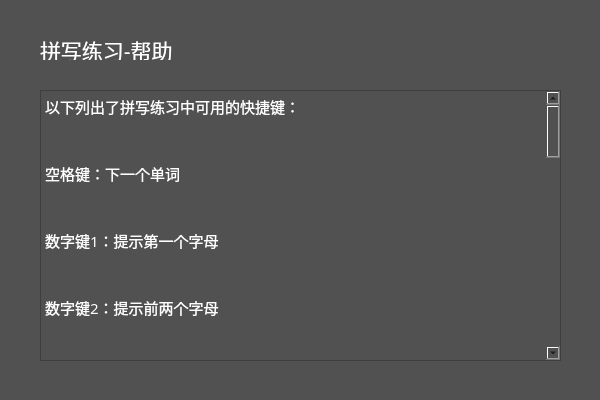
<?xml version="1.0" encoding="UTF-8"?>
<ui version="4.0">
 <class>SpellHelp</class>
 <widget class="QDialog" name="SpellHelp">
  <property name="geometry">
   <rect>
    <x>0</x>
    <y>0</y>
    <width>600</width>
    <height>400</height>
   </rect>
  </property>
  <property name="font">
   <font>
    <family>Arial</family>
   </font>
  </property>
  <property name="windowTitle">
   <string>Dialog</string>
  </property>
  <property name="styleSheet">
   <string notr="true">background-color: rgb(81, 81, 81);</string>
  </property>
  <widget class="QTextBrowser" name="textBrowser">
   <property name="geometry">
    <rect>
     <x>40</x>
     <y>90</y>
     <width>521</width>
     <height>271</height>
    </rect>
   </property>
   <property name="font">
    <font>
     <family>等线</family>
     <pointsize>12</pointsize>
    </font>
   </property>
   <property name="styleSheet">
    <string notr="true">color: rgb(255, 255, 255);</string>
   </property>
   <property name="html">
    <string>&lt;!DOCTYPE HTML PUBLIC &quot;-//W3C//DTD HTML 4.0//EN&quot; &quot;http://www.w3.org/TR/REC-html40/strict.dtd&quot;&gt;
&lt;html&gt;&lt;head&gt;&lt;meta name=&quot;qrichtext&quot; content=&quot;1&quot; /&gt;&lt;style type=&quot;text/css&quot;&gt;
p, li { white-space: pre-wrap; }
&lt;/style&gt;&lt;/head&gt;&lt;body style=&quot; font-family:'等线'; font-size:12pt; font-weight:400; font-style:normal;&quot;&gt;
&lt;p style=&quot; margin-top:0px; margin-bottom:0px; margin-left:0px; margin-right:0px; -qt-block-indent:0; text-indent:0px;&quot;&gt;&lt;span style=&quot; font-size:11pt;&quot;&gt;以下列出了拼写练习中可用的快捷键：&lt;/span&gt;&lt;/p&gt;
&lt;p style=&quot;-qt-paragraph-type:empty; margin-top:0px; margin-bottom:0px; margin-left:0px; margin-right:0px; -qt-block-indent:0; text-indent:0px; font-size:11pt;&quot;&gt;&lt;br /&gt;&lt;/p&gt;
&lt;p style=&quot;-qt-paragraph-type:empty; margin-top:0px; margin-bottom:0px; margin-left:0px; margin-right:0px; -qt-block-indent:0; text-indent:0px; font-size:11pt;&quot;&gt;&lt;br /&gt;&lt;/p&gt;
&lt;p style=&quot; margin-top:0px; margin-bottom:0px; margin-left:0px; margin-right:0px; -qt-block-indent:0; text-indent:0px;&quot;&gt;&lt;span style=&quot; font-size:11pt;&quot;&gt;空格键：下一个单词&lt;/span&gt;&lt;/p&gt;
&lt;p style=&quot;-qt-paragraph-type:empty; margin-top:0px; margin-bottom:0px; margin-left:0px; margin-right:0px; -qt-block-indent:0; text-indent:0px; font-size:11pt;&quot;&gt;&lt;br /&gt;&lt;/p&gt;
&lt;p style=&quot;-qt-paragraph-type:empty; margin-top:0px; margin-bottom:0px; margin-left:0px; margin-right:0px; -qt-block-indent:0; text-indent:0px; font-size:11pt;&quot;&gt;&lt;br /&gt;&lt;/p&gt;
&lt;p style=&quot; margin-top:0px; margin-bottom:0px; margin-left:0px; margin-right:0px; -qt-block-indent:0; text-indent:0px;&quot;&gt;&lt;span style=&quot; font-size:11pt;&quot;&gt;数字键1：提示第一个字母&lt;/span&gt;&lt;/p&gt;
&lt;p style=&quot;-qt-paragraph-type:empty; margin-top:0px; margin-bottom:0px; margin-left:0px; margin-right:0px; -qt-block-indent:0; text-indent:0px; font-size:11pt;&quot;&gt;&lt;br /&gt;&lt;/p&gt;
&lt;p style=&quot;-qt-paragraph-type:empty; margin-top:0px; margin-bottom:0px; margin-left:0px; margin-right:0px; -qt-block-indent:0; text-indent:0px; font-size:11pt;&quot;&gt;&lt;br /&gt;&lt;/p&gt;
&lt;p style=&quot; margin-top:0px; margin-bottom:0px; margin-left:0px; margin-right:0px; -qt-block-indent:0; text-indent:0px;&quot;&gt;&lt;span style=&quot; font-size:11pt;&quot;&gt;数字键2：提示前两个字母&lt;/span&gt;&lt;/p&gt;
&lt;p style=&quot;-qt-paragraph-type:empty; margin-top:0px; margin-bottom:0px; margin-left:0px; margin-right:0px; -qt-block-indent:0; text-indent:0px; font-size:11pt;&quot;&gt;&lt;br /&gt;&lt;/p&gt;
&lt;p style=&quot;-qt-paragraph-type:empty; margin-top:0px; margin-bottom:0px; margin-left:0px; margin-right:0px; -qt-block-indent:0; text-indent:0px; font-size:11pt;&quot;&gt;&lt;br /&gt;&lt;/p&gt;
&lt;p style=&quot; margin-top:0px; margin-bottom:0px; margin-left:0px; margin-right:0px; -qt-block-indent:0; text-indent:0px;&quot;&gt;&lt;span style=&quot; font-size:11pt;&quot;&gt;数字键3：提示单词语音&lt;/span&gt;&lt;/p&gt;
&lt;p style=&quot;-qt-paragraph-type:empty; margin-top:0px; margin-bottom:0px; margin-left:0px; margin-right:0px; -qt-block-indent:0; text-indent:0px; font-size:11pt;&quot;&gt;&lt;br /&gt;&lt;/p&gt;
&lt;p style=&quot;-qt-paragraph-type:empty; margin-top:0px; margin-bottom:0px; margin-left:0px; margin-right:0px; -qt-block-indent:0; text-indent:0px; font-size:11pt;&quot;&gt;&lt;br /&gt;&lt;/p&gt;
&lt;p style=&quot; margin-top:0px; margin-bottom:0px; margin-left:0px; margin-right:0px; -qt-block-indent:0; text-indent:0px;&quot;&gt;&lt;span style=&quot; font-size:11pt;&quot;&gt;数字键4：提示完整答案&lt;/span&gt;&lt;/p&gt;
&lt;p style=&quot;-qt-paragraph-type:empty; margin-top:0px; margin-bottom:0px; margin-left:0px; margin-right:0px; -qt-block-indent:0; text-indent:0px; font-size:11pt;&quot;&gt;&lt;br /&gt;&lt;/p&gt;
&lt;p style=&quot;-qt-paragraph-type:empty; margin-top:0px; margin-bottom:0px; margin-left:0px; margin-right:0px; -qt-block-indent:0; text-indent:0px; font-size:11pt;&quot;&gt;&lt;br /&gt;&lt;/p&gt;
&lt;p style=&quot; margin-top:0px; margin-bottom:0px; margin-left:0px; margin-right:0px; -qt-block-indent:0; text-indent:0px;&quot;&gt;&lt;span style=&quot; font-size:11pt;&quot;&gt;数字键5：隐藏提示&lt;/span&gt;&lt;/p&gt;
&lt;p style=&quot;-qt-paragraph-type:empty; margin-top:0px; margin-bottom:0px; margin-left:0px; margin-right:0px; -qt-block-indent:0; text-indent:0px; font-size:11pt;&quot;&gt;&lt;br /&gt;&lt;/p&gt;
&lt;p style=&quot;-qt-paragraph-type:empty; margin-top:0px; margin-bottom:0px; margin-left:0px; margin-right:0px; -qt-block-indent:0; text-indent:0px; font-size:11pt;&quot;&gt;&lt;br /&gt;&lt;/p&gt;
&lt;p style=&quot; margin-top:0px; margin-bottom:0px; margin-left:0px; margin-right:0px; -qt-block-indent:0; text-indent:0px;&quot;&gt;&lt;span style=&quot; font-size:11pt;&quot;&gt;数字键0：标记当前单词&lt;/span&gt;&lt;/p&gt;
&lt;p style=&quot;-qt-paragraph-type:empty; margin-top:0px; margin-bottom:0px; margin-left:0px; margin-right:0px; -qt-block-indent:0; text-indent:0px; font-size:11pt;&quot;&gt;&lt;br /&gt;&lt;/p&gt;
&lt;p style=&quot;-qt-paragraph-type:empty; margin-top:0px; margin-bottom:0px; margin-left:0px; margin-right:0px; -qt-block-indent:0; text-indent:0px; font-size:11pt;&quot;&gt;&lt;br /&gt;&lt;/p&gt;
&lt;p style=&quot;-qt-paragraph-type:empty; margin-top:0px; margin-bottom:0px; margin-left:0px; margin-right:0px; -qt-block-indent:0; text-indent:0px; font-size:11pt;&quot;&gt;&lt;br /&gt;&lt;/p&gt;
&lt;p style=&quot; margin-top:0px; margin-bottom:0px; margin-left:0px; margin-right:0px; -qt-block-indent:0; text-indent:0px;&quot;&gt;&lt;span style=&quot; font-size:11pt;&quot;&gt;以下列出了统计页面中的分类标准：&lt;/span&gt;&lt;/p&gt;
&lt;p style=&quot;-qt-paragraph-type:empty; margin-top:0px; margin-bottom:0px; margin-left:0px; margin-right:0px; -qt-block-indent:0; text-indent:0px; font-size:11pt;&quot;&gt;&lt;br /&gt;&lt;/p&gt;
&lt;p style=&quot;-qt-paragraph-type:empty; margin-top:0px; margin-bottom:0px; margin-left:0px; margin-right:0px; -qt-block-indent:0; text-indent:0px; font-size:11pt;&quot;&gt;&lt;br /&gt;&lt;/p&gt;
&lt;p style=&quot; margin-top:0px; margin-bottom:0px; margin-left:0px; margin-right:0px; -qt-block-indent:0; text-indent:0px;&quot;&gt;&lt;span style=&quot; font-size:11pt;&quot;&gt;正确：题目回答正确&lt;/span&gt;&lt;/p&gt;
&lt;p style=&quot;-qt-paragraph-type:empty; margin-top:0px; margin-bottom:0px; margin-left:0px; margin-right:0px; -qt-block-indent:0; text-indent:0px; font-size:11pt;&quot;&gt;&lt;br /&gt;&lt;/p&gt;
&lt;p style=&quot;-qt-paragraph-type:empty; margin-top:0px; margin-bottom:0px; margin-left:0px; margin-right:0px; -qt-block-indent:0; text-indent:0px; font-size:11pt;&quot;&gt;&lt;br /&gt;&lt;/p&gt;
&lt;p style=&quot; margin-top:0px; margin-bottom:0px; margin-left:0px; margin-right:0px; -qt-block-indent:0; text-indent:0px;&quot;&gt;&lt;span style=&quot; font-size:11pt;&quot;&gt;标记：题目被手动标记&lt;/span&gt;&lt;/p&gt;
&lt;p style=&quot;-qt-paragraph-type:empty; margin-top:0px; margin-bottom:0px; margin-left:0px; margin-right:0px; -qt-block-indent:0; text-indent:0px; font-size:11pt;&quot;&gt;&lt;br /&gt;&lt;/p&gt;
&lt;p style=&quot;-qt-paragraph-type:empty; margin-top:0px; margin-bottom:0px; margin-left:0px; margin-right:0px; -qt-block-indent:0; text-indent:0px; font-size:11pt;&quot;&gt;&lt;br /&gt;&lt;/p&gt;
&lt;p style=&quot; margin-top:0px; margin-bottom:0px; margin-left:0px; margin-right:0px; -qt-block-indent:0; text-indent:0px;&quot;&gt;&lt;span style=&quot; font-size:11pt;&quot;&gt;提示：题目使用了提示字母或语音&lt;/span&gt;&lt;/p&gt;
&lt;p style=&quot;-qt-paragraph-type:empty; margin-top:0px; margin-bottom:0px; margin-left:0px; margin-right:0px; -qt-block-indent:0; text-indent:0px; font-size:11pt;&quot;&gt;&lt;br /&gt;&lt;/p&gt;
&lt;p style=&quot;-qt-paragraph-type:empty; margin-top:0px; margin-bottom:0px; margin-left:0px; margin-right:0px; -qt-block-indent:0; text-indent:0px; font-size:11pt;&quot;&gt;&lt;br /&gt;&lt;/p&gt;
&lt;p style=&quot; margin-top:0px; margin-bottom:0px; margin-left:0px; margin-right:0px; -qt-block-indent:0; text-indent:0px;&quot;&gt;&lt;span style=&quot; font-size:11pt;&quot;&gt;错误：题目使用了提示完整答案&lt;/span&gt;&lt;/p&gt;
&lt;p style=&quot;-qt-paragraph-type:empty; margin-top:0px; margin-bottom:0px; margin-left:0px; margin-right:0px; -qt-block-indent:0; text-indent:0px; font-size:11pt;&quot;&gt;&lt;br /&gt;&lt;/p&gt;
&lt;p style=&quot;-qt-paragraph-type:empty; margin-top:0px; margin-bottom:0px; margin-left:0px; margin-right:0px; -qt-block-indent:0; text-indent:0px; font-size:11pt;&quot;&gt;&lt;br /&gt;&lt;/p&gt;
&lt;p style=&quot;-qt-paragraph-type:empty; margin-top:0px; margin-bottom:0px; margin-left:0px; margin-right:0px; -qt-block-indent:0; text-indent:0px; font-size:11pt;&quot;&gt;&lt;br /&gt;&lt;/p&gt;
&lt;p style=&quot; margin-top:0px; margin-bottom:0px; margin-left:0px; margin-right:0px; -qt-block-indent:0; text-indent:0px;&quot;&gt;&lt;span style=&quot; font-size:11pt;&quot;&gt;需要说明的是，下方的标准可以覆盖上方的标准：&lt;/span&gt;&lt;/p&gt;
&lt;p style=&quot;-qt-paragraph-type:empty; margin-top:0px; margin-bottom:0px; margin-left:0px; margin-right:0px; -qt-block-indent:0; text-indent:0px; font-size:11pt;&quot;&gt;&lt;br /&gt;&lt;/p&gt;
&lt;p style=&quot;-qt-paragraph-type:empty; margin-top:0px; margin-bottom:0px; margin-left:0px; margin-right:0px; -qt-block-indent:0; text-indent:0px; font-size:11pt;&quot;&gt;&lt;br /&gt;&lt;/p&gt;
&lt;p style=&quot; margin-top:0px; margin-bottom:0px; margin-left:0px; margin-right:0px; -qt-block-indent:0; text-indent:0px;&quot;&gt;&lt;span style=&quot; font-size:11pt;&quot;&gt;例如某题回答正确，随后标记，该题被归入”标记“中。&lt;/span&gt;&lt;/p&gt;
&lt;p style=&quot;-qt-paragraph-type:empty; margin-top:0px; margin-bottom:0px; margin-left:0px; margin-right:0px; -qt-block-indent:0; text-indent:0px; font-size:11pt;&quot;&gt;&lt;br /&gt;&lt;/p&gt;
&lt;p style=&quot; margin-top:0px; margin-bottom:0px; margin-left:0px; margin-right:0px; -qt-block-indent:0; text-indent:0px;&quot;&gt;&lt;span style=&quot; font-size:11pt;&quot;&gt;例如某题使用提示，随后标记，该题被归入”提示“中。&lt;/span&gt;&lt;/p&gt;
&lt;p style=&quot;-qt-paragraph-type:empty; margin-top:0px; margin-bottom:0px; margin-left:0px; margin-right:0px; -qt-block-indent:0; text-indent:0px; font-size:11pt;&quot;&gt;&lt;br /&gt;&lt;/p&gt;
&lt;p style=&quot;-qt-paragraph-type:empty; margin-top:0px; margin-bottom:0px; margin-left:0px; margin-right:0px; -qt-block-indent:0; text-indent:0px; font-size:11pt;&quot;&gt;&lt;br /&gt;&lt;/p&gt;
&lt;p style=&quot;-qt-paragraph-type:empty; margin-top:0px; margin-bottom:0px; margin-left:0px; margin-right:0px; -qt-block-indent:0; text-indent:0px; font-size:11pt;&quot;&gt;&lt;br /&gt;&lt;/p&gt;
&lt;p style=&quot; margin-top:0px; margin-bottom:0px; margin-left:0px; margin-right:0px; -qt-block-indent:0; text-indent:0px;&quot;&gt;&lt;span style=&quot; font-size:11pt;&quot;&gt;另外，当进入复习模式时，所有非正确的单词均会出现&lt;/span&gt;&lt;/p&gt;
&lt;p style=&quot;-qt-paragraph-type:empty; margin-top:0px; margin-bottom:0px; margin-left:0px; margin-right:0px; -qt-block-indent:0; text-indent:0px; font-size:11pt;&quot;&gt;&lt;br /&gt;&lt;/p&gt;
&lt;p style=&quot; margin-top:0px; margin-bottom:0px; margin-left:0px; margin-right:0px; -qt-block-indent:0; text-indent:0px;&quot;&gt;&lt;span style=&quot; font-size:11pt;&quot;&gt;同时，若在单词拼写正确时点击提示按钮，该动作不会被记录。&lt;/span&gt;&lt;/p&gt;
&lt;p style=&quot;-qt-paragraph-type:empty; margin-top:0px; margin-bottom:0px; margin-left:0px; margin-right:0px; -qt-block-indent:0; text-indent:0px; font-size:11pt;&quot;&gt;&lt;br /&gt;&lt;/p&gt;&lt;/body&gt;&lt;/html&gt;</string>
   </property>
  </widget>
  <widget class="QLabel" name="label">
   <property name="geometry">
    <rect>
     <x>40</x>
     <y>40</y>
     <width>171</width>
     <height>20</height>
    </rect>
   </property>
   <property name="font">
    <font>
     <family>等线</family>
     <pointsize>16</pointsize>
    </font>
   </property>
   <property name="styleSheet">
    <string notr="true">color: rgb(255, 255, 255);</string>
   </property>
   <property name="text">
    <string>拼写练习-帮助</string>
   </property>
  </widget>
 </widget>
 <resources/>
 <connections/>
</ui>
